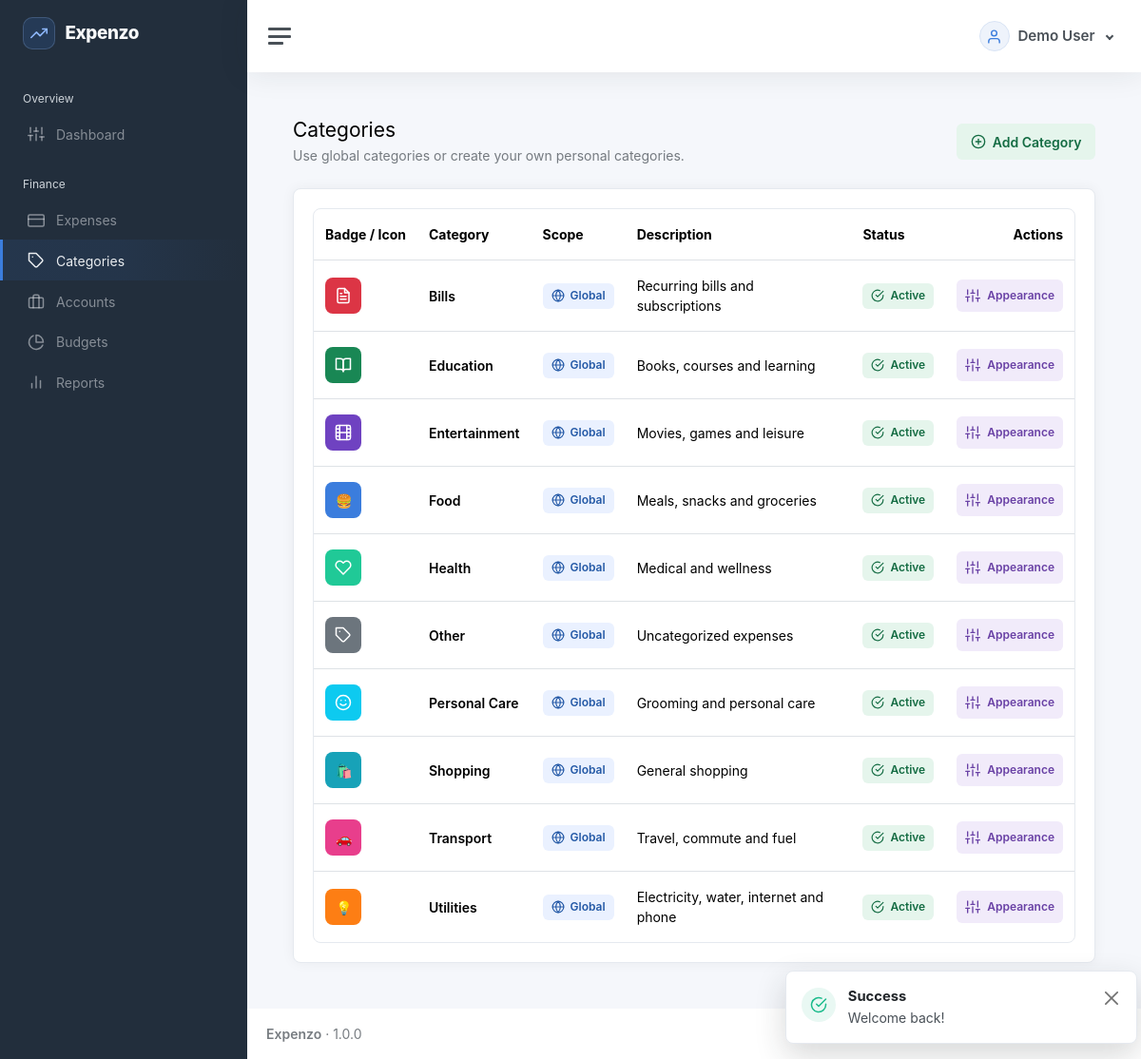
The page /categories (signed in) on the database its author committed.
### tables this page shows
CREATE TABLE users (
  id BIGINT UNSIGNED AUTO_INCREMENT PRIMARY KEY,
  name VARCHAR(120) NOT NULL,
  email VARCHAR(190) NOT NULL UNIQUE,
  password_hash VARCHAR(255) NOT NULL,
  status ENUM('active','inactive') NOT NULL DEFAULT 'active',
  created_at DATETIME NOT NULL DEFAULT CURRENT_TIMESTAMP,
  updated_at DATETIME NOT NULL DEFAULT CURRENT_TIMESTAMP ON UPDATE CURRENT_TIMESTAMP,
  INDEX idx_users_status(status)
);

CREATE TABLE user_category_settings (
  id BIGINT UNSIGNED AUTO_INCREMENT PRIMARY KEY,
  user_id BIGINT UNSIGNED NOT NULL,
  category_id BIGINT UNSIGNED NOT NULL,
  badge VARCHAR(16) NULL,
  icon VARCHAR(80) NULL,
  color VARCHAR(20) NULL,
  created_at DATETIME NOT NULL DEFAULT CURRENT_TIMESTAMP,
  updated_at DATETIME NOT NULL DEFAULT CURRENT_TIMESTAMP ON UPDATE CURRENT_TIMESTAMP,
  UNIQUE KEY uq_user_category(user_id, category_id),
  FOREIGN KEY(user_id) REFERENCES users(id) ON DELETE CASCADE,
  FOREIGN KEY(category_id) REFERENCES categories(id) ON DELETE CASCADE
);

CREATE TABLE categories (
  id BIGINT UNSIGNED AUTO_INCREMENT PRIMARY KEY,
  name VARCHAR(120) NOT NULL,
  description TEXT NULL,
  icon VARCHAR(80) NOT NULL DEFAULT 'tag',
  color VARCHAR(20) NOT NULL DEFAULT '#3b7ddd',
  status ENUM('active','inactive') NOT NULL DEFAULT 'active',
  owner_id BIGINT UNSIGNED NULL,
  owner_scope BIGINT UNSIGNED GENERATED ALWAYS AS (COALESCE(owner_id,0)) STORED,
  created_by BIGINT UNSIGNED NULL,
  created_at DATETIME NOT NULL DEFAULT CURRENT_TIMESTAMP,
  updated_at DATETIME NOT NULL DEFAULT CURRENT_TIMESTAMP ON UPDATE CURRENT_TIMESTAMP,
  UNIQUE KEY uq_categories_owner_name(owner_scope,name),
  INDEX idx_categories_status(status),
  INDEX idx_categories_owner_status(owner_id,status),
  FOREIGN KEY(owner_id) REFERENCES users(id) ON DELETE RESTRICT,
  FOREIGN KEY(created_by) REFERENCES users(id) ON DELETE SET NULL
);

### app/Core/View.php (called while the page is built, shortened)
<?php
final class View {
 public static function render(string $view,array $data=[],string $layout='app'):void { extract($data); if (str_starts_with($view, 'errors/')) $layout = 'error'; $viewFile=dirname(__DIR__,2).'/resources/views/'.$view.'.php'; if(!is_file($viewFile)) throw new \RuntimeException('View not found: '.$view); ob_start(); require $viewFile; $content=ob_get_clean(); require dirname(__DIR__,2).'/resources/views/layouts/'.$layout.'.php'; }
}

### app/Controllers/CategoryController.php (called while the page is built, shortened)
<?php
final class CategoryController
{
    public function index(Request $r): void
    {
        PermissionMiddleware::require('categories.view');
        $repo = new CategoryRepository();
        $filters = ['scope' => (string)$r->query('scope', ''), 'owner_id' => (string)$r->query('owner_id', ''), 'status' => (string)$r->query('status', '')];
        $rows = can('categories.view_all') ? $repo->all($filters) : $repo->allForUser((int)Session::get('user_id'));
        View::render('categories/index', compact('rows', 'filters', 'owners'));
    }
}

### public/index.php (called while the page is built, shortened)
<?php
require dirname(__DIR__).'/app/Core/Autoloader.php';
require dirname(__DIR__).'/app/Helpers/helpers.php';
$router=new Router();(require dirname(__DIR__).'/routes/web.php')($router);$router->dispatch(new Request());

### app/Core/Session.php (called while the page is built, shortened)
<?php
final class Session {
 public static function start():void{ $c=require dirname(__DIR__,2).'/config/app.php'; }
 public static function get(string $k,mixed $d=null):mixed{return $_SESSION[$k]??$d;}
}

### app/Helpers/helpers.php (called while the page is built, shortened)
<?php
function e(mixed $v):string{return htmlspecialchars((string)$v,ENT_QUOTES,'UTF-8');}
function url(string $path=''):string{$base=rtrim(str_replace('\\','/',dirname($_SERVER['SCRIPT_NAME']??'')),'/'); if($base==='/'||$base==='.')$base=''; return $base.'/'.ltrim($path,'/');}
function asset(string $path):string{
    $relative = ltrim($path, '/');
    $file = dirname(__DIR__,2).'/public/assets/'.$relative;
    return url('assets/'.$relative).(is_file($file) ? '?v='.filemtime($file) : '');
}
function auth_user():?array{return Session::get('user');}
function can(string $permission):bool{return in_array($permission,Session::get('permissions',[]),true);}
function landing_path():string {
    foreach (['dashboard','expenses','categories','accounts','budgets','reports','users','roles','settings'] as $module) {
        if(can($module.'.view')) return '/'.$module;
    }
    return '/dashboard';
}

### app/Core/Autoloader.php (called while the page is built, shortened)
<?php
spl_autoload_register(function (string $class): void {
    $prefix = 'App\\';
    $relative = substr($class, strlen($prefix));
    $file = __DIR__ . '/../' . str_replace('\\', '/', $relative) . '.php';
});

### app/Core/Database.php (called while the page is built, shortened)
<?php
final class Database {
    private static ?PDO $pdo=null;
    public static function connection(): PDO {
        if (self::$pdo) return self::$pdo;
        $c=require dirname(__DIR__,2).'/config/database.php';
        $dsn=sprintf('mysql:host=%s;port=%s;dbname=%s;charset=%s',$c['host'],$c['port'],$c['database'],$c['charset']);
        self::$pdo=new PDO($dsn,$c['username'],$c['password'],[
          PDO::ATTR_ERRMODE=>PDO::ERRMODE_EXCEPTION,
          PDO::ATTR_DEFAULT_FETCH_MODE=>PDO::FETCH_ASSOC,
          PDO::ATTR_EMULATE_PREPARES=>false,
        ]);
        return self::$pdo;
    }
}

### app/Repositories/CategoryRepository.php (called while the page is built, shortened)
<?php
final class CategoryRepository
{
    public function allForUser(int $userId, bool $activeOnly = false): array
    {
        $sql = 'SELECT c.*,ucs.badge,COALESCE(ucs.icon,c.icon) display_icon,COALESCE(ucs.color,c.color) display_color
            FROM categories c LEFT JOIN user_category_settings ucs ON ucs.category_id=c.id AND ucs.user_id=?
            WHERE (c.owner_id IS NULL OR c.owner_id=?)';
        $s = Database::connection()->prepare($sql.' ORDER BY c.name');
        $s->execute([$userId, $userId]);
        return $s->fetchAll();
    }
}

### app/Services/Authorization.php (called while the page is built, shortened)
<?php
final class Authorization
{
    public static function categoryCustomizable(array $actor, array $category): bool
    {
        return $category['owner_id'] === null || (int)$category['owner_id'] === (int)$actor['id'];
    }
}

### app/Core/Request.php (called while the page is built, shortened)
<?php
final class Request {
 public function path():string { $path=parse_url($_SERVER['REQUEST_URI']??'/',PHP_URL_PATH) ?: '/'; $base=rtrim(str_replace('\\','/',dirname($_SERVER['SCRIPT_NAME']??'')),'/'); return '/'.ltrim($path,'/'); }
}

### config/database.php (called while the page is built, shortened)
<?php
return [
 'host'=>getenv('DB_HOST') ?: ($_ENV['DB_HOST'] ?? '127.0.0.1'),
 'port'=>getenv('DB_PORT') ?: ($_ENV['DB_PORT'] ?? '3306'),
 'database'=>getenv('DB_DATABASE') ?: ($_ENV['DB_DATABASE'] ?? 'expenzo'),
 'username'=>getenv('DB_USERNAME') ?: ($_ENV['DB_USERNAME'] ?? 'root'),
 'password'=>getenv('DB_PASSWORD') ?: ($_ENV['DB_PASSWORD'] ?? ''),
 'charset'=>'utf8mb4',
];

### app/Repositories/UserRepository.php (called while the page is built, shortened)
<?php
final class UserRepository
{
    public function findWithRole(int $id): ?array
    {
        $s = Database::connection()->prepare('SELECT u.*,r.id role_id,r.name role_name,r.status role_status,r.system_key
            FROM users u LEFT JOIN user_roles ur ON ur.user_id=u.id LEFT JOIN roles r ON r.id=ur.role_id WHERE u.id=?');
        $s->execute([$id]);
        $user = $s->fetch();
        $user['permissions'] = $user['role_status'] === 'active' ? (new RoleRepository())->permissionNames((int)$user['role_id']) : [];
        return $user;
    }
}

### app/Middleware/PermissionMiddleware.php (called while the page is built, shortened)
<?php
final class PermissionMiddleware
{
    public static function require(string $permission): void
    {
        $user = (new UserRepository())->findWithRole((int)Session::get('user_id'));
    }
}

### resources/views/categories/index.php (the view, shortened to what this page needs)
<?php
$module = 'categories';
require dirname(__DIR__).'/partials/page-header.php';
?>
<div class="card"><div class="card-body">
<div class="table-responsive" role="region" aria-label="Categories table" tabindex="0"><table class="table crud-table mb-0">
<thead><tr><th scope="col">Badge / Icon</th><th scope="col">Category</th><th scope="col">Scope</th><?php if ($showOwner): ?><th scope="col">Owner</th><?php endif; ?><th scope="col">Description</th><th scope="col">Status</th><th scope="col" class="text-end">Actions</th></tr></thead>
<tbody>
<?php foreach ($rows as $r): ?>
<tr>
<td><span class="category-badge" style="background-color:<?=e(preg_match('/^#[a-fA-F0-9]{6}$/D', $r['display_color'] ?? '') ? $r['display_color'] : '#3b7ddd')?>"><?php if (!empty($r['badge'])): ?><?=e($r['badge'])?><?php else: ?><i data-feather="<?=e($r['display_icon'] ?? 'tag')?>"></i><?php endif; ?></span></td>
<td class="fw-semibold"><?=e($r['name'])?></td>
<td><span class="status-badge status-badge--<?=$r['owner_id'] === null ? 'primary' : 'neutral'?>"><i data-feather="<?=$r['owner_id'] === null ? 'globe' : 'user'?>" aria-hidden="true"></i><?=$r['owner_id'] === null ? 'Global' : 'Personal'?></span></td>
<td class="table-description"><?=e($r['description'] ?? '')?></td>
<td><span class="status-badge status-badge--<?=in_array($r['status'], ['active', 'posted'], true) ? 'success' : 'neutral'?>"><i data-feather="<?=in_array($r['status'], ['active', 'posted'], true) ? 'check-circle' : 'pause-circle'?>" aria-hidden="true"></i><?=e(ucfirst($r['status']))?></span></td>
<td><?php
$rowId = $r['id']; $rowName = $r['name'];
$mayAppearance = can('categories.customize') && Authorization::categoryCustomizable(auth_user(), $r);
require dirname(__DIR__).'/partials/row-actions.php';
?></td>
</tr>
<?php endforeach; ?>
</tbody></table></div></div></div>

### resources/views/partials/row-actions.php (shortened to what this page needs)
<div class="table-actions">
    <?php if ($module === 'categories' && ($mayAppearance ?? false)): ?><a class="action-button action-button--purple btn btn-sm btn-outline-secondary" href="<?=e(url('categories/'.$rowId.'/appearance'))?>"><i data-feather="sliders" aria-hidden="true"></i>Appearance<span class="visually-hidden"> for <?=e($rowName)?></span></a><?php endif; ?>
</div>

### app/Core/Router.php (shortened to what this page needs)
<?php
final class Router { private array $routes=[];
 private function add(string $method,string $path,string $handler):void{$this->routes[] = compact('method','path','handler');}
 public function dispatch(Request $request):void{foreach($this->routes as $r){if($r['method']!==$request->method())continue;$pattern=preg_replace('#\\{([a-zA-Z_][a-zA-Z0-9_]*)\\}#','(?P<$1>[^/]+)',str_replace('/','\/',$r['path']));if(preg_match('#^'.$pattern.'$#',$request->path(),$m)){[$class,$method]=explode('@',$r['handler']);$controller=new $class();$params=[];foreach($m as $k=>$v)if(!is_int($k))$params[]=$v; $controller->$method($request,...$params);return;}} Response::status(404); View::render('errors/404',[], 'app');}
}

### resources/views/layouts/app.php (shortened to what this page needs)
<?php
$sidebarPath = rtrim((new \App\Core\Request())->path(), '/') ?: '/';
$navigation = [
    'Overview' => ['dashboard' => ['Dashboard', 'sliders', 'dashboard.view']],
    'Finance' => [
        'expenses' => ['Expenses', 'credit-card', 'expenses.view'],
        'categories' => ['Categories', 'tag', 'categories.view'],
        'accounts' => ['Accounts', 'briefcase', 'accounts.view'],
        'budgets' => ['Budgets', 'pie-chart', 'budgets.view'],
        'reports' => ['Reports', 'bar-chart-2', 'reports.view'],
    ],
    'Administration' => [
        'users' => ['Users', 'users', 'users.view'],
        'roles' => ['Roles & Permissions', 'shield', 'roles.view'],
        'audit-logs' => ['Audit Logs', 'activity', 'audit.view'],
        'settings' => ['Settings', 'settings', 'settings.view'],
    ],
];
$currentUser = auth_user() ?? [];
$currentUserName = $currentUser['name'] ?? 'User';
?>
<!doctype html>
<html lang="en">
<head>
    <link href="<?= asset('app.css') ?>" rel="stylesheet">
    <link href="<?= asset('crud.css') ?>" rel="stylesheet">
</head>
<body>
    <div class="wrapper">
        <nav id="sidebar" class="sidebar js-sidebar">
            <div class="sidebar-content js-simplebar">
                <a class="sidebar-brand app-sidebar-brand" href="<?= e(url(landing_path())) ?>"><span class="sidebar-brand-mark"><i data-feather="trending-up" aria-hidden="true"></i></span><span class="align-middle brand-mini"><?= e(APP_NAME) ?></span></a>
                <ul class="sidebar-nav">
                    <?php foreach ($navigation as $group => $items):
                        $visible = array_filter($items, static fn(array $item): bool => can($item[2]));
                        if (!$visible)
                            continue;
                        ?>
                        <li class="sidebar-header"><?= e($group) ?></li>
                        <?php foreach ($visible as $section => [$label, $icon, $permission]):
                            $active = $sidebarPath === '/' . $section || str_starts_with($sidebarPath, '/' . $section . '/') || ($section === 'dashboard' && $sidebarPath === '/');
                            ?>
                            <li class="sidebar-item <?= $active ? 'active' : '' ?>"><a class="sidebar-link"
                                    href="<?= e(url($section)) ?>"><i class="align-middle" data-feather="<?= e($icon) ?>"></i><span
                                        class="align-middle"><?= e($label) ?></span></a></li>
                        <?php endforeach; endforeach; ?>
                </ul>
            </div>
        </nav>
        <div class="main">
            <nav class="navbar navbar-expand navbar-light navbar-bg">
                <a class="sidebar-toggle js-sidebar-toggle" role="button" tabindex="0" aria-label="Toggle navigation"><i
                        class="hamburger align-self-center"></i></a>
                <div class="navbar-collapse collapse">
                    <ul class="navbar-nav navbar-align">
                        <li class="nav-item dropdown">
                            <a class="nav-link user-menu-toggle dropdown-toggle" href="#" data-bs-toggle="dropdown"
                                aria-expanded="false">
                                <span class="user-menu-avatar"><i data-feather="user"></i></span>
                                <span class="user-menu-name"><?= e($currentUserName) ?></span>
                            </a>
                        </li>
                    </ul>
                </div>
            </nav>
            <main class="content">
                <div class="container-fluid p-0">
                    <?= $content ?>
                </div>
            </main>
            <footer class="footer">
                <div class="container-fluid">
                    <div class="row text-muted">
                        <div class="col-6 text-start">
                            <p class="mb-0"><strong><?= e(APP_NAME) ?></strong> &middot; <?= APP_VERSION ?></p>
                        </div>
                        <div class="col-6 text-end">All Rights Reserved &copy; <?= date('Y') ?></div>
                    </div>
                </div>
            </footer>
        </div>
    </div>
    <?php require dirname(__DIR__).'/partials/toasts.php'; ?>
</body>
</html>

### rows shown on the page
users: name "Demo User"
user_category_settings: category.name "Bills", category.description "Recurring bills and subscriptions", category.status "Active"
user_category_settings: category.name "Education", category.description "Books, courses and learning", category.status "Active"
user_category_settings: category.name "Entertainment", category.description "Movies, games and leisure", category.status "Active"
user_category_settings: badge "🍔", category.name "Food", category.description "Meals, snacks and groceries", category.status "Active"
user_category_settings: category.name "Health", category.description "Medical and wellness", category.status "Active"
user_category_settings: category.name "Other", category.description "Uncategorized expenses", category.status "Active"
user_category_settings: category.name "Personal Care", category.description "Grooming and personal care", category.status "Active"
user_category_settings: badge "🛍️", category.name "Shopping", category.description "General shopping", category.status "Active"
user_category_settings: badge "🚗", category.name "Transport", category.description "Travel, commute and fuel", category.status "Active"
user_category_settings: badge "💡", category.name "Utilities", category.description "Electricity, water, internet and phone", category.status "Active"

### other values the page prints
$group "Overview"
$label "Dashboard"
$group "Finance"
$label "Expenses"
$label "Categories"
$label "Accounts"
$label "Budgets"
$label "Reports"
$toast['label'] "Success"
$toast['message'] "Welcome back!"
